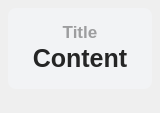
<?xml version="1.0" encoding="UTF-8"?>
<ui version="4.0">
 <class>Form</class>
 <widget class="QWidget" name="Form">
  <property name="geometry">
   <rect>
    <x>0</x>
    <y>0</y>
    <width>160</width>
    <height>113</height>
   </rect>
  </property>
  <property name="minimumSize">
   <size>
    <width>0</width>
    <height>0</height>
   </size>
  </property>
  <property name="maximumSize">
   <size>
    <width>16777215</width>
    <height>125</height>
   </size>
  </property>
  <property name="windowTitle">
   <string>基本组件</string>
  </property>
  <layout class="QHBoxLayout" name="horizontalLayout">
   <property name="spacing">
    <number>22</number>
   </property>
   <property name="leftMargin">
    <number>8</number>
   </property>
   <property name="topMargin">
    <number>8</number>
   </property>
   <property name="rightMargin">
    <number>8</number>
   </property>
   <property name="bottomMargin">
    <number>24</number>
   </property>
   <item>
    <widget class="QFrame" name="backgnd">
     <property name="styleSheet">
      <string notr="true">background-color: rgba(242, 243, 245, 255);
border-radius: 8px</string>
     </property>
     <property name="frameShape">
      <enum>QFrame::StyledPanel</enum>
     </property>
     <property name="frameShadow">
      <enum>QFrame::Raised</enum>
     </property>
     <layout class="QVBoxLayout" name="verticalLayout">
      <property name="spacing">
       <number>0</number>
      </property>
      <property name="topMargin">
       <number>12</number>
      </property>
      <property name="bottomMargin">
       <number>12</number>
      </property>
      <item>
       <widget class="QLabel" name="title">
        <property name="sizePolicy">
         <sizepolicy hsizetype="Preferred" vsizetype="Maximum">
          <horstretch>0</horstretch>
          <verstretch>0</verstretch>
         </sizepolicy>
        </property>
        <property name="font">
         <font>
          <family>Microsoft YaHei UI</family>
          <pointsize>13</pointsize>
          <weight>75</weight>
          <bold>true</bold>
         </font>
        </property>
        <property name="styleSheet">
         <string notr="true">color: rgba(0, 0, 0, 90);
background-color: rgba(255, 255, 255, 0);
font-weight: bold;</string>
        </property>
        <property name="text">
         <string>Title</string>
        </property>
        <property name="textFormat">
         <enum>Qt::PlainText</enum>
        </property>
        <property name="alignment">
         <set>Qt::AlignCenter</set>
        </property>
       </widget>
      </item>
      <item>
       <widget class="QLabel" name="content">
        <property name="sizePolicy">
         <sizepolicy hsizetype="Expanding" vsizetype="Maximum">
          <horstretch>0</horstretch>
          <verstretch>0</verstretch>
         </sizepolicy>
        </property>
        <property name="font">
         <font>
          <family>Microsoft YaHei UI</family>
          <pointsize>19</pointsize>
          <weight>75</weight>
          <bold>true</bold>
         </font>
        </property>
        <property name="styleSheet">
         <string notr="true">border: none;
color: rgba(37, 37, 37, 255);
font-weight: bold;
background-color: rgba(255, 255, 255, 0);</string>
        </property>
        <property name="text">
         <string>Content</string>
        </property>
        <property name="textFormat">
         <enum>Qt::PlainText</enum>
        </property>
        <property name="alignment">
         <set>Qt::AlignCenter</set>
        </property>
       </widget>
      </item>
     </layout>
    </widget>
   </item>
  </layout>
 </widget>
 <resources/>
 <connections/>
</ui>
